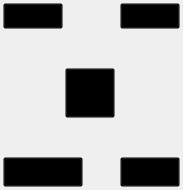
<?xml version="1.0" encoding="UTF-8"?>
<ui version="4.0">
 <class>VideoItem</class>
 <widget class="QWidget" name="VideoItem">
  <property name="geometry">
   <rect>
    <x>0</x>
    <y>0</y>
    <width>183</width>
    <height>190</height>
   </rect>
  </property>
  <property name="windowTitle">
   <string>Form</string>
  </property>
  <layout class="QVBoxLayout" name="verticalLayout_8">
   <property name="spacing">
    <number>0</number>
   </property>
   <property name="leftMargin">
    <number>0</number>
   </property>
   <property name="topMargin">
    <number>0</number>
   </property>
   <property name="rightMargin">
    <number>0</number>
   </property>
   <property name="bottomMargin">
    <number>0</number>
   </property>
   <item>
    <layout class="QVBoxLayout" name="verticalLayout_7">
     <item>
      <layout class="QHBoxLayout" name="horizontalLayout">
       <property name="spacing">
        <number>0</number>
       </property>
       <item>
        <widget class="QFrame" name="frame">
         <property name="styleSheet">
          <string notr="true">QFrame
{
background-color: transparent;
}</string>
         </property>
         <property name="frameShape">
          <enum>QFrame::StyledPanel</enum>
         </property>
         <property name="frameShadow">
          <enum>QFrame::Raised</enum>
         </property>
         <layout class="QVBoxLayout" name="verticalLayout_2">
          <property name="spacing">
           <number>0</number>
          </property>
          <property name="leftMargin">
           <number>2</number>
          </property>
          <property name="topMargin">
           <number>2</number>
          </property>
          <property name="rightMargin">
           <number>2</number>
          </property>
          <property name="bottomMargin">
           <number>2</number>
          </property>
          <item>
           <widget class="QPushButton" name="pushButton_vip">
            <property name="minimumSize">
             <size>
              <width>0</width>
              <height>26</height>
             </size>
            </property>
            <property name="maximumSize">
             <size>
              <width>60</width>
              <height>26</height>
             </size>
            </property>
            <property name="styleSheet">
             <string notr="true">QPushButton
{
background-color: transparent;
}

QPushButton:hover
{

}</string>
            </property>
            <property name="text">
             <string>VIP</string>
            </property>
           </widget>
          </item>
         </layout>
        </widget>
       </item>
       <item>
        <spacer name="horizontalSpacer">
         <property name="orientation">
          <enum>Qt::Horizontal</enum>
         </property>
         <property name="sizeHint" stdset="0">
          <size>
           <width>40</width>
           <height>20</height>
          </size>
         </property>
        </spacer>
       </item>
       <item>
        <widget class="QFrame" name="frame_5">
         <property name="styleSheet">
          <string notr="true">QFrame
{
background-color: transparent;
}</string>
         </property>
         <property name="frameShape">
          <enum>QFrame::StyledPanel</enum>
         </property>
         <property name="frameShadow">
          <enum>QFrame::Raised</enum>
         </property>
         <layout class="QVBoxLayout" name="verticalLayout">
          <property name="spacing">
           <number>0</number>
          </property>
          <property name="leftMargin">
           <number>2</number>
          </property>
          <property name="topMargin">
           <number>2</number>
          </property>
          <property name="rightMargin">
           <number>2</number>
          </property>
          <property name="bottomMargin">
           <number>2</number>
          </property>
          <item>
           <widget class="QPushButton" name="pushButton_indeplayer">
            <property name="minimumSize">
             <size>
              <width>0</width>
              <height>26</height>
             </size>
            </property>
            <property name="maximumSize">
             <size>
              <width>60</width>
              <height>26</height>
             </size>
            </property>
            <property name="styleSheet">
             <string notr="true">QPushButton
{
background-color: transparent;
}

QPushButton:hover
{

}</string>
            </property>
            <property name="text">
             <string>独播</string>
            </property>
           </widget>
          </item>
         </layout>
        </widget>
       </item>
      </layout>
     </item>
     <item>
      <layout class="QHBoxLayout" name="horizontalLayout_3">
       <item>
        <spacer name="horizontalSpacer_3">
         <property name="orientation">
          <enum>Qt::Horizontal</enum>
         </property>
         <property name="sizeHint" stdset="0">
          <size>
           <width>40</width>
           <height>20</height>
          </size>
         </property>
        </spacer>
       </item>
       <item>
        <layout class="QVBoxLayout" name="verticalLayout_6">
         <item>
          <spacer name="verticalSpacer">
           <property name="orientation">
            <enum>Qt::Vertical</enum>
           </property>
           <property name="sizeHint" stdset="0">
            <size>
             <width>20</width>
             <height>40</height>
            </size>
           </property>
          </spacer>
         </item>
         <item>
          <widget class="QFrame" name="frame_2">
           <property name="minimumSize">
            <size>
             <width>60</width>
             <height>60</height>
            </size>
           </property>
           <property name="maximumSize">
            <size>
             <width>60</width>
             <height>60</height>
            </size>
           </property>
           <property name="styleSheet">
            <string notr="true">QFrame
{
background-color: transparent;
}</string>
           </property>
           <property name="frameShape">
            <enum>QFrame::StyledPanel</enum>
           </property>
           <property name="frameShadow">
            <enum>QFrame::Raised</enum>
           </property>
           <layout class="QVBoxLayout" name="verticalLayout_5">
            <property name="spacing">
             <number>0</number>
            </property>
            <property name="leftMargin">
             <number>2</number>
            </property>
            <property name="topMargin">
             <number>2</number>
            </property>
            <property name="rightMargin">
             <number>2</number>
            </property>
            <property name="bottomMargin">
             <number>2</number>
            </property>
            <item>
             <widget class="QPushButton" name="pushButton_mainPlayer">
              <property name="minimumSize">
               <size>
                <width>50</width>
                <height>50</height>
               </size>
              </property>
              <property name="maximumSize">
               <size>
                <width>50</width>
                <height>50</height>
               </size>
              </property>
              <property name="styleSheet">
               <string notr="true">QPushButton
{
background-color: transparent;
}

QPushButton:hover
{

}</string>
              </property>
              <property name="text">
               <string/>
              </property>
             </widget>
            </item>
           </layout>
          </widget>
         </item>
         <item>
          <spacer name="verticalSpacer_2">
           <property name="orientation">
            <enum>Qt::Vertical</enum>
           </property>
           <property name="sizeHint" stdset="0">
            <size>
             <width>20</width>
             <height>40</height>
            </size>
           </property>
          </spacer>
         </item>
        </layout>
       </item>
       <item>
        <spacer name="horizontalSpacer_4">
         <property name="orientation">
          <enum>Qt::Horizontal</enum>
         </property>
         <property name="sizeHint" stdset="0">
          <size>
           <width>40</width>
           <height>20</height>
          </size>
         </property>
        </spacer>
       </item>
      </layout>
     </item>
     <item>
      <layout class="QHBoxLayout" name="horizontalLayout_2">
       <item>
        <widget class="QFrame" name="frame_3">
         <property name="styleSheet">
          <string notr="true">QFrame
{
background-color: transparent;
}</string>
         </property>
         <property name="frameShape">
          <enum>QFrame::StyledPanel</enum>
         </property>
         <property name="frameShadow">
          <enum>QFrame::Raised</enum>
         </property>
         <layout class="QVBoxLayout" name="verticalLayout_3">
          <property name="spacing">
           <number>0</number>
          </property>
          <property name="leftMargin">
           <number>2</number>
          </property>
          <property name="topMargin">
           <number>2</number>
          </property>
          <property name="rightMargin">
           <number>2</number>
          </property>
          <property name="bottomMargin">
           <number>2</number>
          </property>
          <item>
           <widget class="QPushButton" name="pushButton_online">
            <property name="minimumSize">
             <size>
              <width>0</width>
              <height>30</height>
             </size>
            </property>
            <property name="maximumSize">
             <size>
              <width>80</width>
              <height>30</height>
             </size>
            </property>
            <property name="styleSheet">
             <string notr="true">QPushButton
{
background-color: transparent;
}

QPushButton:hover
{

}</string>
            </property>
            <property name="text">
             <string>后天10点上线</string>
            </property>
           </widget>
          </item>
         </layout>
        </widget>
       </item>
       <item>
        <spacer name="horizontalSpacer_2">
         <property name="orientation">
          <enum>Qt::Horizontal</enum>
         </property>
         <property name="sizeHint" stdset="0">
          <size>
           <width>40</width>
           <height>20</height>
          </size>
         </property>
        </spacer>
       </item>
       <item>
        <widget class="QFrame" name="frame_4">
         <property name="styleSheet">
          <string notr="true">QFrame
{
background-color: transparent;
}</string>
         </property>
         <property name="frameShape">
          <enum>QFrame::StyledPanel</enum>
         </property>
         <property name="frameShadow">
          <enum>QFrame::Raised</enum>
         </property>
         <layout class="QVBoxLayout" name="verticalLayout_4">
          <property name="spacing">
           <number>0</number>
          </property>
          <property name="leftMargin">
           <number>2</number>
          </property>
          <property name="topMargin">
           <number>2</number>
          </property>
          <property name="rightMargin">
           <number>2</number>
          </property>
          <property name="bottomMargin">
           <number>2</number>
          </property>
          <item>
           <widget class="QPushButton" name="pushButton_score">
            <property name="minimumSize">
             <size>
              <width>0</width>
              <height>30</height>
             </size>
            </property>
            <property name="maximumSize">
             <size>
              <width>60</width>
              <height>30</height>
             </size>
            </property>
            <property name="styleSheet">
             <string notr="true">QPushButton
{
background-color: transparent;
}

QPushButton:hover
{

}</string>
            </property>
            <property name="text">
             <string>8.8分</string>
            </property>
           </widget>
          </item>
         </layout>
        </widget>
       </item>
      </layout>
     </item>
    </layout>
   </item>
  </layout>
 </widget>
 <resources/>
 <connections/>
</ui>
